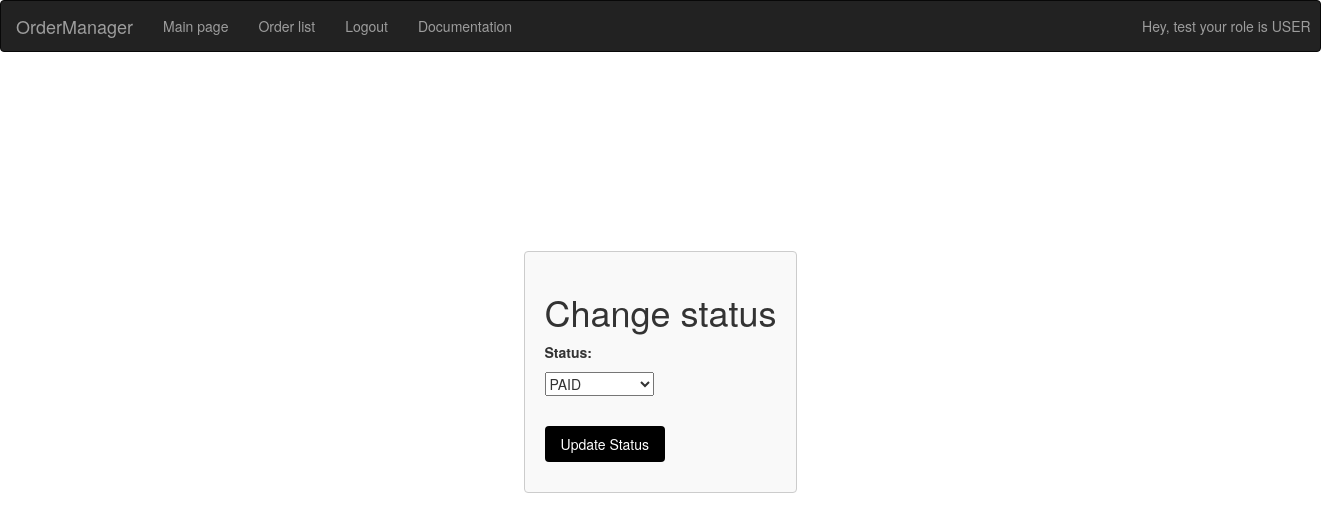
Before: /orders/3/change_status/ (signed in) with the older database file.
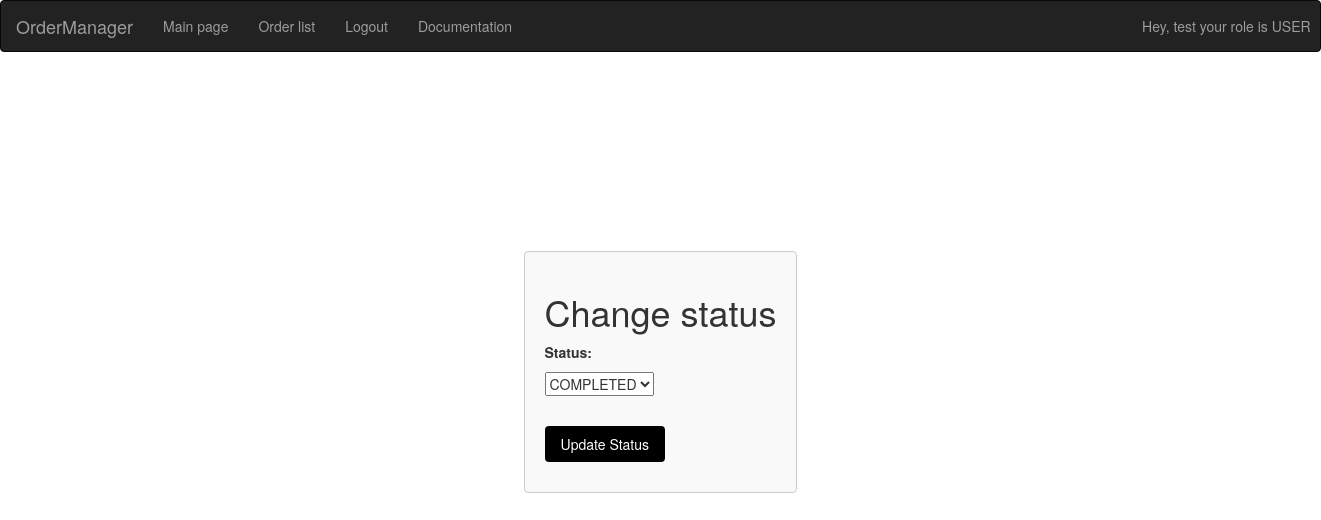
After: the same page with the newer database file.
### market/models.py (models this page shows, shortened)
class OrderItem(models.Model):
    STATUS_CHOICES = (
        ("Undecided", "UNDECIDED"),
        ("Paid", "PAID"),
        ("Completed", "COMPLETED"),
    )
    product = models.ForeignKey(Product, on_delete=models.CASCADE, related_name='order_item')
    price = models.DecimalField(max_digits=10, decimal_places=2, blank=True, null=True)
    address = models.CharField(max_length=250, default="")
    postal_code = models.CharField(max_length=20, default="")
    city = models.CharField(max_length=100, default="")
    created = models.DateTimeField(
        auto_now_add=False, blank=True, null=True, default=timezone.now
    )
    updated = models.DateTimeField(
        auto_now_add=False, blank=True, null=True, default=timezone.now
    )
    customer = models.ForeignKey(User, null=True, blank=True, on_delete=models.CASCADE)
    file = models.FileField(default="", null=True, blank=True)
    is_paid = models.BooleanField(default=False, null=True, blank=True)
    status = models.CharField(
        max_length=10, choices=STATUS_CHOICES, default="Undecided"
    )

### market/views.py (the view, shortened to what this page needs)
class ChangeOrderStatusView(LoginRequiredMixin, View):
    def get(self, request, pk):
        order = get_object_or_404(OrderItem, id=pk)
        choices = get_choices(request, order)
        context = {"order": order, "page": "edit", "choices": choices}
        return render(request, "market/order_form.html", context)

### market/utils.py (called while the page is built)
def get_choices(request, order):
    role = request.user.role
    if role == "CASHIER":
        choices = order.STATUS_CHOICES[:2]
    elif role == "CONSULTANT":
        choices = [order.STATUS_CHOICES[2]]
    else:
        choices = order.STATUS_CHOICES
    return choices

### market/templates/market/order_form.html (shortened to what this page needs)
{% extends 'main.html' %}
{% block content %}
{% if page %}
<section class="change-status-section">
    <form method="post" class="change-status-form">
        <h1>Change status</h1>
        <label for="status">Status:</label>
        <select name="status" id="status" class="status-select">
            {% for choice in choices %}
                <option value="{{ choice.0 }}" {% if choice.0 == order.status %}selected{% endif %}>{{ choice.1 }}</option>
            {% endfor %}
        </select>
        <br><br>
        <input type="submit" value="Update Status" class="update-status-button">
    </form>
</section>
{%endif%}
{% endblock %}

Changed rows visible on the page:
changed OrderItem: status "PAID" → "COMPLETED"
